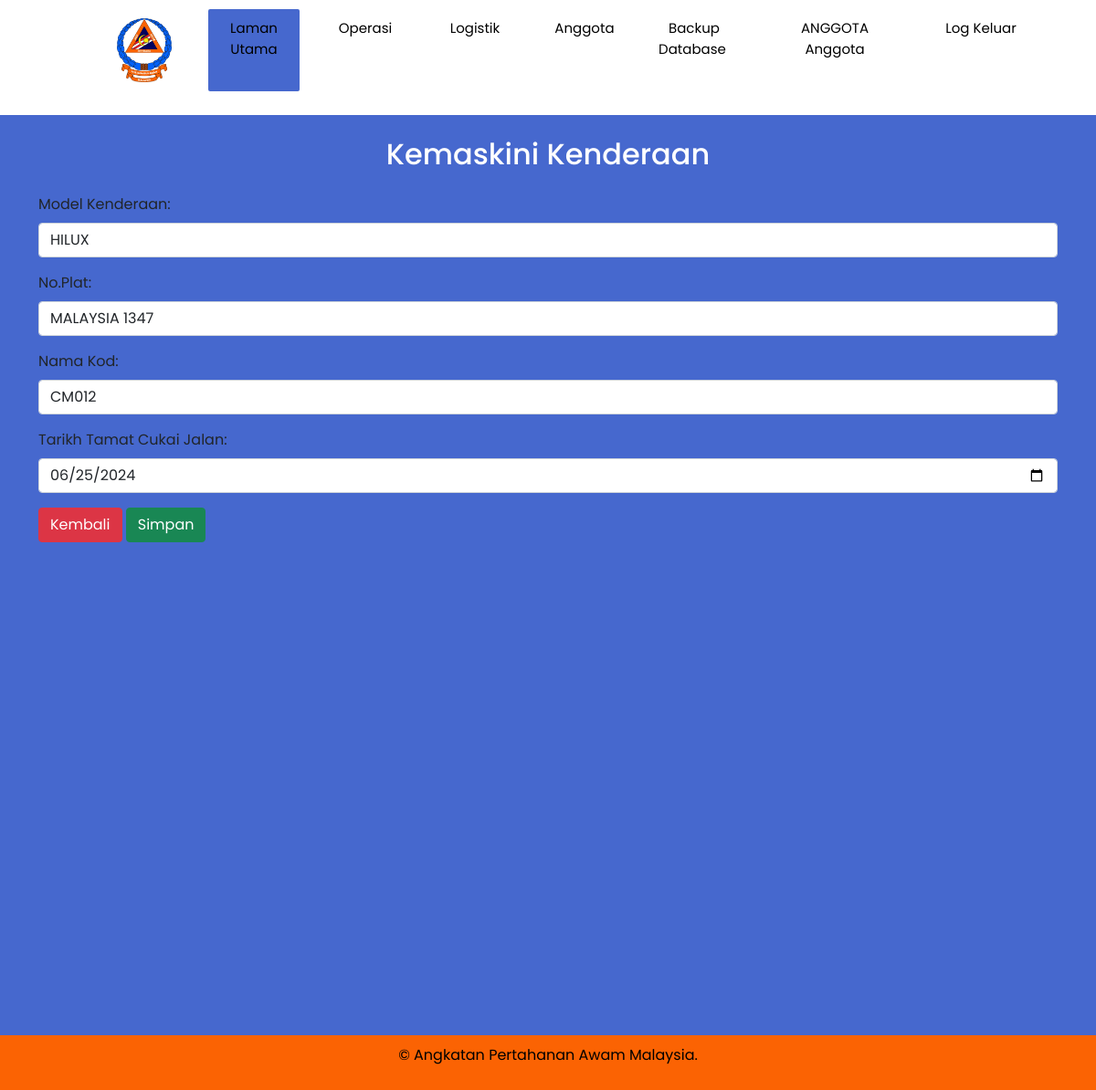
The app's page /staff/edit_car.php?car_id=3 with its own data.
### tables this page shows
CREATE TABLE `transportation` (
  `car_id` int NOT NULL AUTO_INCREMENT,
  `car_name` varchar(45) DEFAULT NULL,
  `code_name` varchar(45) DEFAULT NULL,
  `roadtax_expirydate` date DEFAULT NULL,
  `category` varchar(45) DEFAULT NULL,
  `no_plate` varchar(45) DEFAULT NULL,
  `astp_id` varchar(45) DEFAULT NULL,
  PRIMARY KEY (`car_id`),
  UNIQUE KEY `code_name_UNIQUE` (`code_name`),
  UNIQUE KEY `no_plate_UNIQUE` (`no_plate`),
  KEY `astp_id_idx` (`astp_id`),
  CONSTRAINT `astp_id` FOREIGN KEY (`astp_id`) REFERENCES `astp` (`astp_id`)
);

### staff/edit_car.php (the view, shortened to what this page needs)
<?php
include 'connection.php';
include 'header_staff.php';
$car_id = $_GET['car_id'];
$sql = "SELECT car_id, car_name,no_plate, code_name, roadtax_expirydate FROM transportation WHERE car_id = ?";
$stmt = $conn->prepare($sql);
$stmt->bind_param("i", $car_id);
$stmt->execute();
$result = $stmt->get_result();
if ($result->num_rows > 0) {
    $row = $result->fetch_assoc();
} else {
    echo "No record found";
    exit;
}
?>
<!DOCTYPE html>
<html>
<head>
    <link href="https://cdn.jsdelivr.net/npm/remixicon@3.6.0/fonts/remixicon.css" rel="stylesheet">
    <link href="https://cdn.jsdelivr.net/npm/bootstrap@5.1.3/dist/css/bootstrap.min.css" rel="stylesheet">
    <link href="styles.css" rel="stylesheet">
</head>
<body>
<div class="container">
    <div class="row">
        <div class="col"><br>
            <h2 class="text-center text-white mb-4">Kemaskini Kenderaan</h2>
            <form action="update_car.php" method="post">
                <div class="mb-3">
                    <label for="car_name" class="form-label">Model Kenderaan:</label>
                    <input type="text" class="form-control" id="car_name" name="car_name" value="<?php echo htmlspecialchars($row['car_name']); ?>" required>
                </div>
                <div class="mb-3">
                    <label for="no_plate" class="form-label">No.Plat:</label>
                    <input type="text" class="form-control" id="no_plate" name="no_plate" value="<?php echo htmlspecialchars($row['no_plate']); ?>" required>
                </div>
                <div class="mb-3">
                    <label for="code_name" class="form-label">Nama Kod:</label>
                    <input type="text" class="form-control" id="code_name" name="code_name" value="<?php echo htmlspecialchars($row['code_name']); ?>" required>
                </div>
                <div class="mb-3">
                    <label for="roadtax_expirydate" class="form-label">Tarikh Tamat Cukai Jalan:</label>
                    <input type="date" class="form-control" id="roadtax_expirydate" name="roadtax_expirydate" value="<?php echo htmlspecialchars($row['roadtax_expirydate']); ?>" required>
                </div>
                <a href="view_car.php?id=<?php echo htmlspecialchars($row['car_id']); ?>" class="btn btn-danger">Kembali</a>
                <button type="submit" class="btn btn-success" name="submit">Simpan</button>
            </form>
        </div>
    </div>
</div>
</body>
</html>

### staff/styles.css (style rules this page uses)
body { background-color: #4668CE; padding-bottom: 600px; }
* { padding: 0; margin: 0; box-sizing: border-box; font-family: 'Poppins', sans-serif; }

### records on screen
transportation: car_name "HILUX", no_plate "MALAYSIA 1347", code_name "CM012", roadtax_expirydate "06/25/2024"

### other values on screen
$_SESSION['name'] "Anggota"
